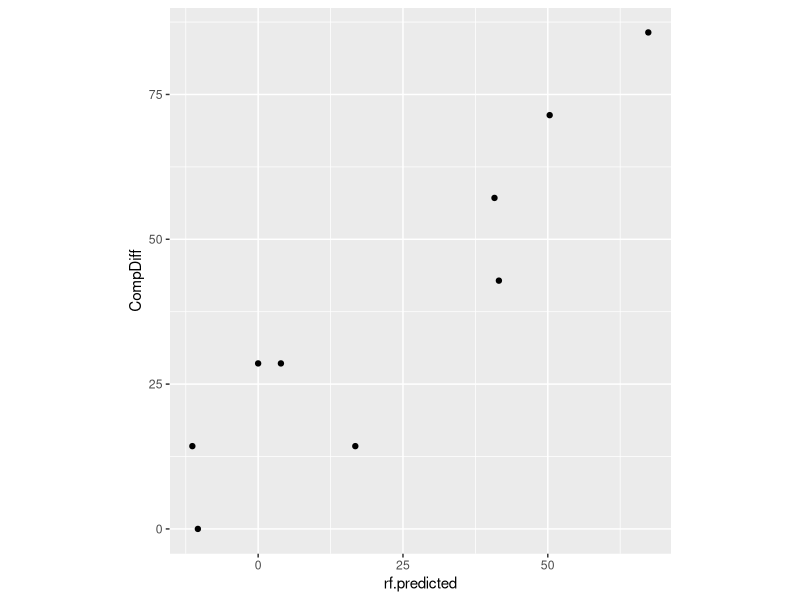
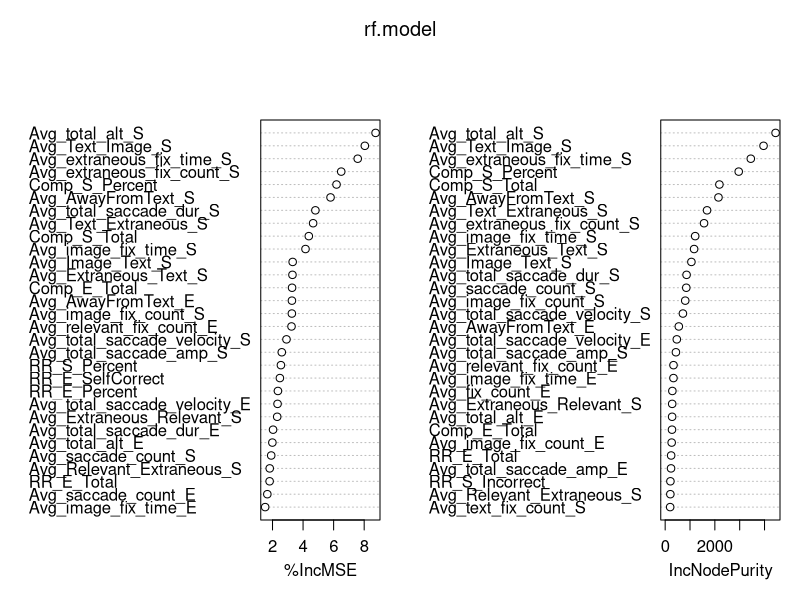
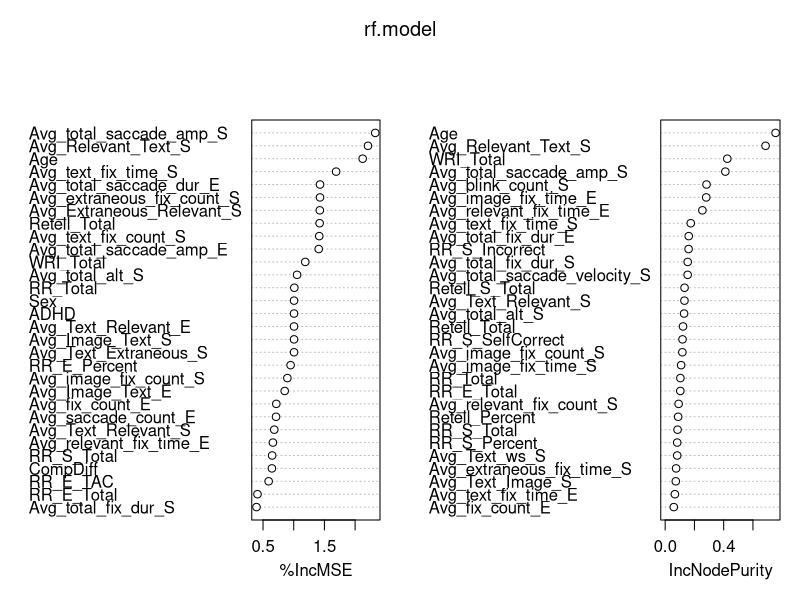

These figures' R source, in order:
## ---- chunk 1
eyegaze <- read.csv("Eyetracking_Data.csv",na.string=c("999","999.00","#NULL!"),stringsAsFactors = FALSE)
## ---- chunk 2
library(randomForest)
library(dplyr)
#removing the NA values in the dataset
eyegaze.rf <- na.omit(eyegaze) 
#We do not care about id, dot and dob. So we remove them from dataset
eyegaze.rf$ID <- NULL
eyegaze.rf$DOT <- NULL
eyegaze.rf$DOB <- NULL
#Setting seed for random generator in R so the result is consistent every time we run the code
set.seed(110)
#Setting up the training and testing datasets
train.rf.index <- sample(1:nrow(eyegaze.rf), 0.8*nrow(eyegaze.rf))
test.rf <- eyegaze.rf[-train.rf.index, ]
## ---- chunk 3
#Fitting the model
rf.model <- randomForest(CompDiff ~ ., data = eyegaze.rf, 
                         subset = train.rf.index, importance = TRUE, mtry = 50)
#Note that "mtry"" is for controlling the number of variables to choose from for each split in the trees generated by random forest. This is usually chosen by looping over all possible mtry values, from 1 to number of predictors. In our case, as the difference in mtry is minimal across all mtry values, we set it to 50.
## ---- chunk 4
rf.predicted <- predict(rf.model, test.rf)

rf.model
## ---- chunk 5
library(ggplot2)
ggplot(test.rf, aes(x = rf.predicted, y = CompDiff)) + 
  geom_point() +
  coord_fixed()
## ---- chunk 6
varImpPlot(rf.model)
to.remove<-c(which(data.frame(rf.model$importance)$MeanDecreaseAccuracy == 
                     min(data.frame(rf.model$importance)$MeanDecreaseAccuracy)))
var.predict<-paste(names(eyegaze.rf)[-c(5,to.remove)],collapse="+")
rf.form <- as.formula(paste(names(eyegaze.rf)[5], var.predict, sep = " ~ "))

rf.model<-randomForest(rf.form,data=eyegaze.rf,importance=TRUE,ntree=100)

varImpPlot(rf.model)
